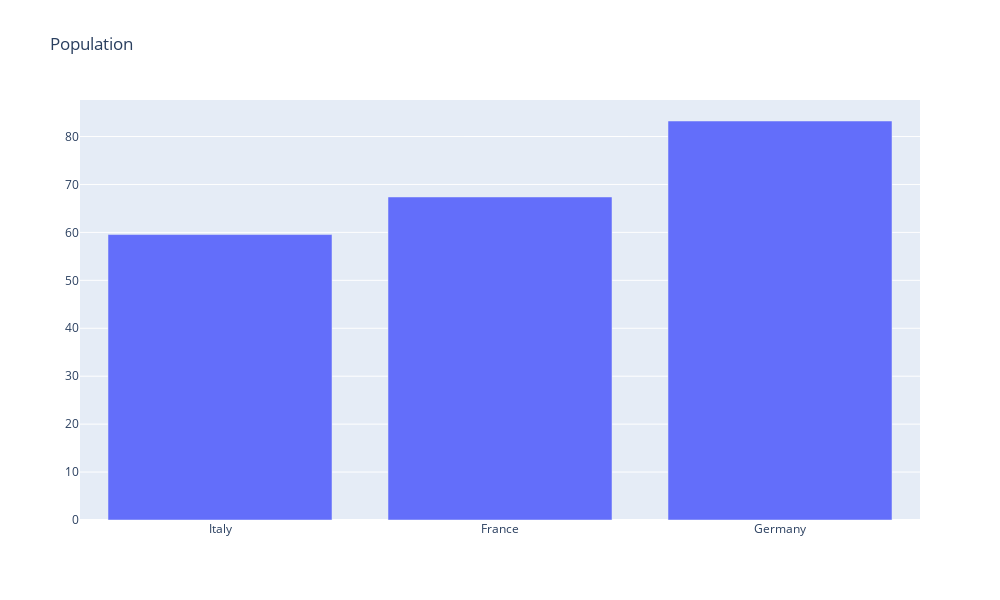

Notebook cell for this chart:
### Code cell
fig = go.Figure(
    data=[go.Bar(x=nation, y=population)],
    layout = go.Layout(width=1000, height=600, title="Population")
)
fig.show()

### Figure 1 — Plotly figure (JSON) as saved in the notebook; plotly's stock layout.template omitted (floating-point values rounded to 4 significant figures)
{"data": [{"type": "bar", "x": ["Italy", "France", "Germany"], "y": [59.55, 67.39, 83.24]}], "layout": {"height": 600, "title": {"text": "Population"}, "width": 1000, "xaxis": {"autorange": true, "range": [-0.5, 2.5], "type": "category"}, "yaxis": {"autorange": true, "range": [0, 87.62], "type": "linear"}}}
